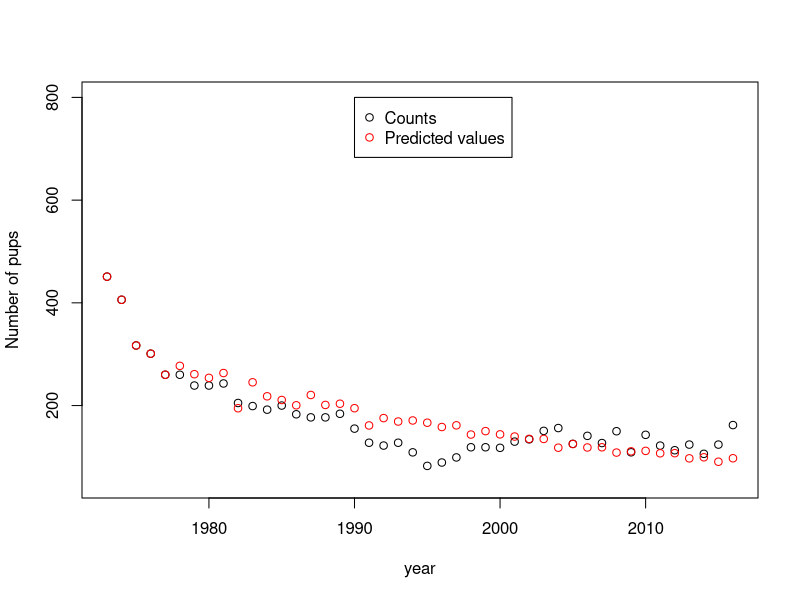

The R source for this figure:
### Count model

# Read in Marion Island data
nb_females_all <- read.table('females.txt',header=T)
nb_pups <- read.table('pups.txt',header=T)
N <- nb_pups$number_pups
# Nb of females per males
nb_females_per_males <- nb_females_all$nb_females[nb_females_all$component=='females_per_adult_male'] 
# Adult sex ratio (males per female)
adult_sexratio <- 1 / nb_females_per_males 
# Harem size
harem_size <- nb_females_all$nb_females[nb_females_all$component=='harem_size'] 
# R2 variable
R2 <- harem_size * adult_sexratio
# alpha = psiB_B
alpha <- 0.81
# phiPB0
phi0 <- 0.6
# birth sex ratio
bsr <- read.table('sexratio.txt',header=T)
bsr <- bsr / 2
# dataset
dat <- data.frame(year = 1973:2016, N, R2, rho = mean(as.matrix(bsr)))
dat

# build the function S to minimize, see Eq 7
dev_seals <- function(theta,dat) {
## theta is the vector of parameter (q,a) with 
# - q = rho * r * alpha 
# - F = (1+R2^a)^(1/a)
## dat is a data.frame containing the data
# - N the number of pups
# - R2 the social structure variable that is used to calculate the fertility function	
# - bsr birth sex ratio

## we use data from 1973 to 1977 to initialize
# we predict pop size from 1978-2016

# get parameters
t_start <- 1978
qq <- 1/(1+exp(-theta[1]))
aa <- -exp(theta[2])
sigma <- exp(theta[3])
pp <- 0.76
pi <- 0.3

dat$Npredict <- dat$N

# first year
Ft1 <- (1 + dat$R2[dat$year==(t_start)]^aa)^(1/aa)
Ft2 <- (1 + dat$R2[dat$year==(t_start-1)]^aa)^(1/aa)
# RP: modified to pi starting at 3 and 1-pi starting at 4
rho <- dat$rho[1]
dat$Npredict[dat$year==t_start] <- qq * rho * Ft1 * (pp*(1-pi)*dat$Npredict[dat$year==(t_start-4)] + pi*dat$Npredict[dat$year==(t_start-3)]) + pp * Ft1/Ft2 * dat$Npredict[dat$year==(t_start-1)]
# then subsequent years
for (t in (t_start+1):2016){
	Ft1 <- (1 + dat$R2[dat$year==(t)]^aa)^(1/aa)
	Ft2 <- (1 + dat$R2[dat$year==(t-1)]^aa)^(1/aa)
	dat$Npredict[dat$year==t] <- qq * rho * Ft1 * (pp*(1-pi)*dat$Npredict[dat$year==(t-4)] + pi*dat$Npredict[dat$year==(t-3)]) + pp * Ft1/Ft2 * dat$Npredict[dat$year==(t-1)]
}
sum((log(dat$N[dat$year>=t_start])-log(dat$Npredict[dat$year>=t_start]))^2)/(sigma*sigma) + 2 * log(sigma)
}

# initial values
set.seed(1)
theta_init <- c(runif(1,0,1),runif(1,-5,0),runif(1,0,1)) # qq, a, sigma

# evaluate deviance
dev_seals(theta_init,dat)

# minimization
tmpmin <- optim(par = theta_init, fn = dev_seals,gr = NULL, dat = dat, hessian=TRUE, method="BFGS", control=list(trace=1, REPORT=1, maxit = 10000))

# get parameter estimates
(qq <- 1/(1+exp(-tmpmin$par[1]))) # 0.5333777
(aa <- -exp(tmpmin$par[2])) # -2.081313
(sigma <- exp(tmpmin$par[3])) # 1.620026

# standard errors on the link scale
SE_l <- sqrt(diag(solve(tmpmin$hessian)))

# confidence intervals
plogis(c(tmpmin$par[1] - 1.96 * SE_l[1],tmpmin$par[1] + 1.96 * SE_l[1])) # 0.01460742 0.98878173
-exp(c(tmpmin$par[2] - 1.96 * SE_l[2],tmpmin$par[2] + 1.96 * SE_l[2])) # -8.192536e-04 -5.287576e+03
exp(c(tmpmin$par[3] - 1.96 * SE_l[3],tmpmin$par[3] + 1.96 * SE_l[3])) # 0.6080048 4.3165502

# deviance is 
tmpmin$value # 1.964853

# AIC is 
tmpmin$value + 2*3 # 7.964853


# now predict pups abundance using estimated parameters
t_start <- 1978
dat$Npredict <- dat$N
pp <- 0.76
pi <- 0.3
rho <- dat$rho[1]
a <- -exp(tmpmin$par[2]) # -2.081313
Ft1 <- (1 + dat$R2[dat$year==(t_start)]^a)^(1/a)
Ft2 <- (1 + dat$R2[dat$year==(t_start-1)]^a)^(1/a)
dat$Npredict[dat$year==t_start] <- qq * rho * Ft1 * (pp*(1-pi)*dat$Npredict[dat$year==(t_start-4)] + pi*dat$Npredict[dat$year==(t_start-3)]) + pp * Ft1/Ft2 * dat$Npredict[dat$year==(t_start-1)]
# then subsequent years
for (t in (t_start+1):2016){
	Ft1 <- (1 + dat$R2[dat$year==(t)]^aa)^(1/aa)
	Ft2 <- (1 + dat$R2[dat$year==(t-1)]^aa)^(1/aa)
dat$Npredict[dat$year==t] <- qq * rho * Ft1 * (pp*(1-pi)*dat$Npredict[dat$year==(t-4)] + pi*dat$Npredict[dat$year==(t-3)]) + pp * Ft1/Ft2 * dat$Npredict[dat$year==(t-1)]
}
#dat

# compare predictions to observed values
plot(1973:2016,dat$N,xlab='year',ylab='Number of pups',ylim=c(50,800))
points(1973:2016,dat$Npredict,col='red')
legend(1990,800,c('Counts','Predicted values'), pch = c(1,1), col=c('black','red'))

